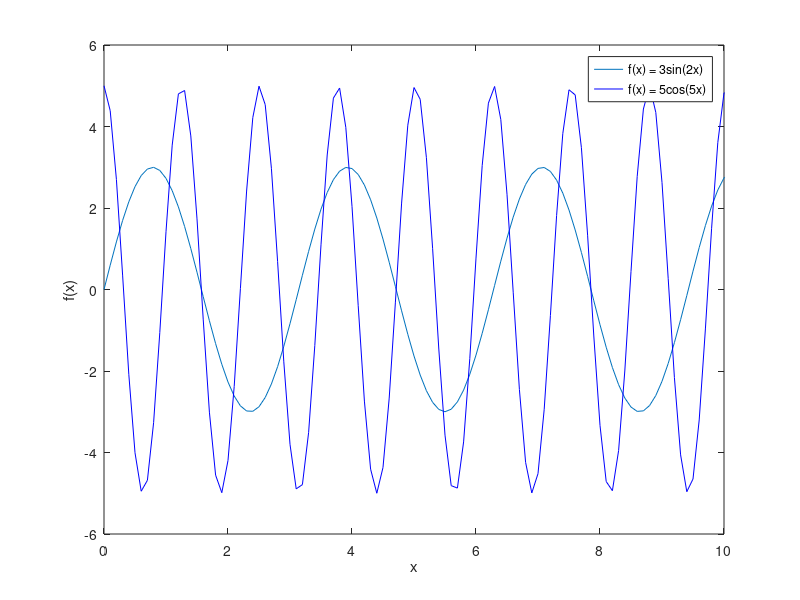

Write MATLAB code to recreate this figure.
% last edited by CV, February 2023
% script to introduce plotting and saving figures in matlab

xs = 0:0.1:100;
ys_1 = sin(xs*2) * 3;
ys_2 = cos(xs*5) * 5;

clf
plot(xs, ys_1)
hold on
plot(xs, ys_2, 'blue')
xlabel("x")
ylabel("f(x)")
legend("f(x) = 3sin(2x)", "f(x) = 5cos(5x)")
xlim([0,10])

% if you don't want to just click save figure, you can save the plot like
% this:
print('-dpng','-r300',"sample_fig.png")